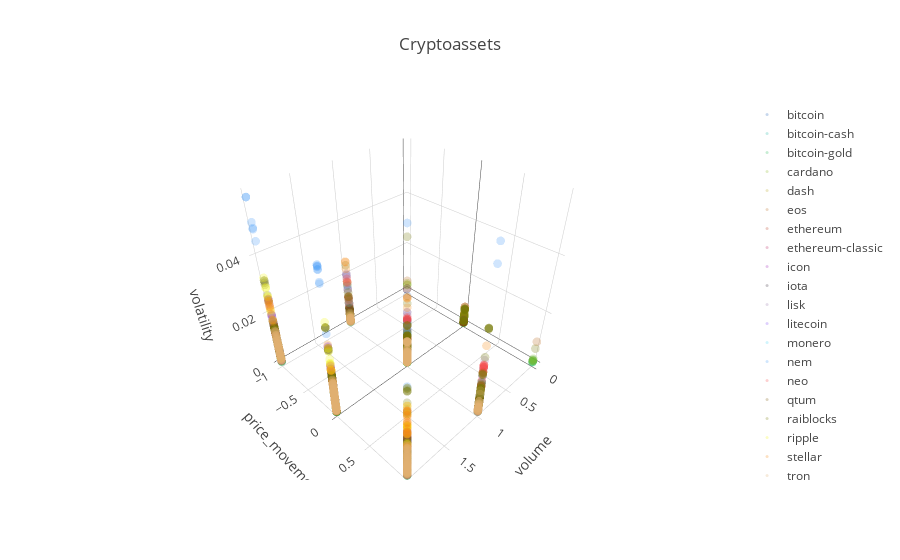

The notebook cell saved with this chart:
### Code cell
colors = ['#1b5eb7', '#1bb7a4', '#1bb751', '#88b71b', '#b7a21b', 
              '#b7661b', '#b7371b', '#b71b5c', '#9c1bb7', '#302333',
              '#9879ad', '#7a45f7', '#44d9f7', '#439af7', '#f74343',
              '#775303', '#757703', '#f3f70e', '#f7860d', '#e0af70']

data = []
gr = df.groupby("coin")
i = 0
for name, group in gr:
    trace = go.Scatter3d(
        name = name,
        x = group.volume_label,
        y = group.price_move_label,
        z = group.vols, 
        
        mode = 'markers',
        marker = dict( size=3, color=colors[i], opacity=0.25),
    )

    data.append(trace)
    i = i + 1
    
layout = go.Layout(
    title = "Cryptoassets",
    scene = dict(
        xaxis = {'title': 'volume'}, 
        yaxis = {'title': 'price_movement'},
        zaxis = {'title': 'volatility'},
     )    
)

fig = go.Figure(data=data, layout=layout)
iplot(fig)
